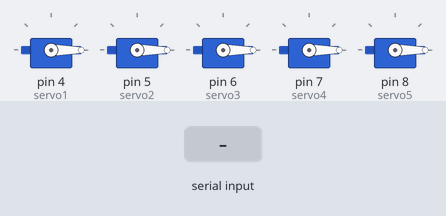
Bench run of a sketch on a simulated Arduino Uno, built with avr-gcc and run on an emulated ATmega328P. Parts: 5 × servo. The test bench sets the inputs (shaded band).

Above: at 1.2 s.
1.3 s: byte 1 (1) received over Serial
At 2.2 s:
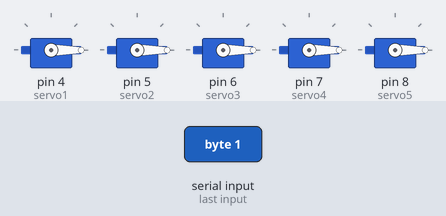
2.8 s: byte 2 (2) received over Serial
At 3.3 s:
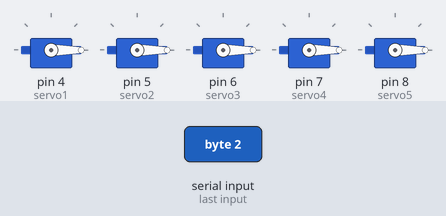
4.3 s: byte 3 (3) received over Serial
At 5.5 s:
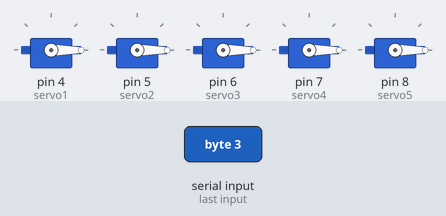
5.8 s: byte 4 (4) received over Serial
At 6.8 s:
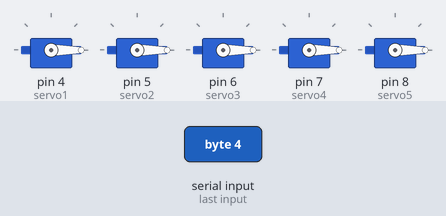
7.3 s: byte 5 (5) received over Serial
At 8.0 s:
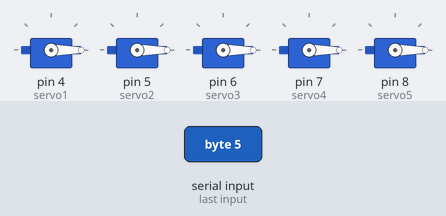
Timing chart, 0 to 9.8 s (numbered marks = the images above; inputs shaded):
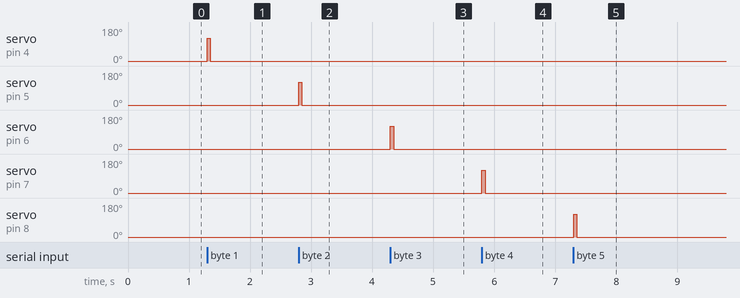

Measured:
- after the input at 1.3 s, servo on pin 4 (servo1): 0° → 120° at once, → 0° 0.05 s later
- after the input at 2.8 s, servo on pin 5 (servo2): 0° → 120° at once, → 0° 0.05 s later
- after the input at 4.3 s, servo on pin 6 (servo3): 0° → 120° at once, → 0° 0.05 s later
- after the input at 5.8 s, servo on pin 7 (servo4): 0° → 120° at once, → 0° 0.05 s later
- after the input at 7.3 s, servo on pin 8 (servo5): 0° → 120° at once, → 0° 0.05 s later

The sketch:

VoiceControlledLift_ArduinoCode.ino
```cpp
//For now it's just a quick and dirty code... under development!
//this arduino code is designed to work with the arduino connected to a computer which is running the main.py script.
//That computer can be a raspberry pi or any other single board computer capable of running the python program for speech recognition (main.py)
#include <Servo.h>

Servo servo1;
Servo servo2;
Servo servo3;
Servo servo4;
Servo servo5;
byte x;
void setup() {

  Serial.begin(9600);
  servo1.attach(4);
  servo2.attach(5);
  servo3.attach(6);
  servo4.attach(7);
  servo5.attach(8);
  servo1.write(0);
  servo2.write(0);
  servo3.write(0);
  servo4.write(0);
  servo5.write(0);
 }

void loop() {
while(Serial.available()==0){
}
x = Serial.read();

if (x==1){
  servo1.write(120);
  delay(50);
  servo1.write(0);
}

if (x==2){
  servo2.write(120);
  delay(50);
  servo2.write(0);
}

if (x==3){
  servo3.write(120);
  delay(50);
  servo3.write(0);
}
if (x==4){
  servo4.write(120);
  delay(50);
  servo4.write(0);
}

if (x==5){
  servo5.write(120);
  delay(50);
  servo5.write(0);
}

}
```
